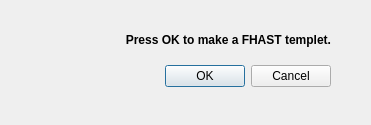
<?xml version="1.0" encoding="UTF-8"?>
<ui version="4.0">
 <class>FHASTTempletMakerDialogBase</class>
 <widget class="QDialog" name="FHASTTempletMakerDialogBase">
  <property name="geometry">
   <rect>
    <x>0</x>
    <y>0</y>
    <width>371</width>
    <height>125</height>
   </rect>
  </property>
  <property name="windowTitle">
   <string>FHAST Templet Maker</string>
  </property>
  <widget class="QDialogButtonBox" name="button_box">
   <property name="geometry">
    <rect>
     <x>150</x>
     <y>60</y>
     <width>181</width>
     <height>32</height>
    </rect>
   </property>
   <property name="orientation">
    <enum>Qt::Horizontal</enum>
   </property>
   <property name="standardButtons">
    <set>QDialogButtonBox::Cancel|QDialogButtonBox::Ok</set>
   </property>
  </widget>
  <widget class="QLabel" name="label">
   <property name="geometry">
    <rect>
     <x>30</x>
     <y>30</y>
     <width>301</width>
     <height>20</height>
    </rect>
   </property>
   <property name="font">
    <font>
     <weight>75</weight>
     <bold>true</bold>
    </font>
   </property>
   <property name="layoutDirection">
    <enum>Qt::LeftToRight</enum>
   </property>
   <property name="frameShape">
    <enum>QFrame::NoFrame</enum>
   </property>
   <property name="text">
    <string>Press OK to make a FHAST templet.</string>
   </property>
   <property name="alignment">
    <set>Qt::AlignRight|Qt::AlignTrailing|Qt::AlignVCenter</set>
   </property>
  </widget>
 </widget>
 <resources/>
 <connections>
  <connection>
   <sender>button_box</sender>
   <signal>accepted()</signal>
   <receiver>FHASTTempletMakerDialogBase</receiver>
   <slot>accept()</slot>
   <hints>
    <hint type="sourcelabel">
     <x>20</x>
     <y>20</y>
    </hint>
    <hint type="destinationlabel">
     <x>20</x>
     <y>20</y>
    </hint>
   </hints>
  </connection>
  <connection>
   <sender>button_box</sender>
   <signal>rejected()</signal>
   <receiver>FHASTTempletMakerDialogBase</receiver>
   <slot>reject()</slot>
   <hints>
    <hint type="sourcelabel">
     <x>20</x>
     <y>20</y>
    </hint>
    <hint type="destinationlabel">
     <x>20</x>
     <y>20</y>
    </hint>
   </hints>
  </connection>
 </connections>
</ui>
